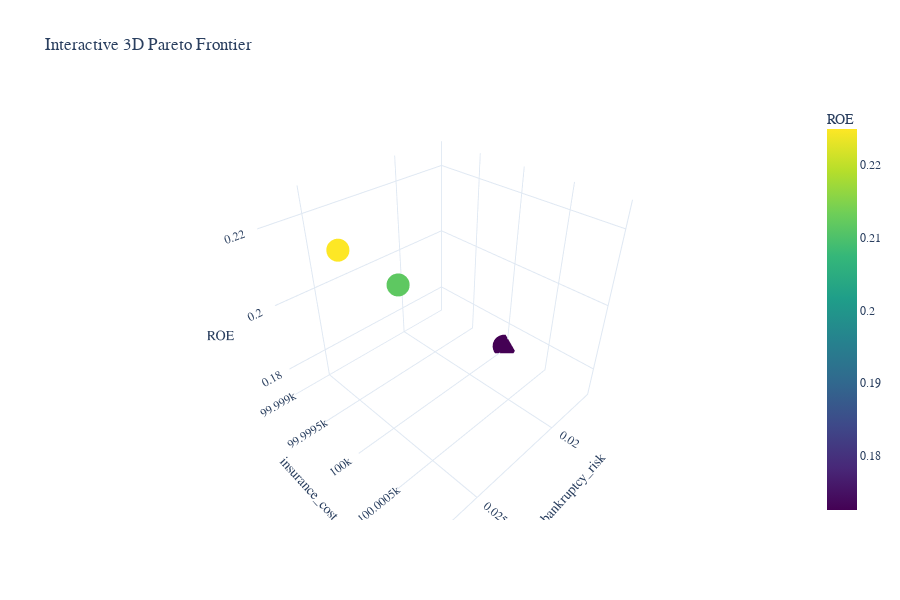

The cell this chart's notebook holds for it:
### Code cell
# Create interactive 3D visualization
interactive_fig = create_interactive_pareto_frontier(
    points_3d,
    ["bankruptcy_risk", "insurance_cost", "ROE"],
    title="Interactive 3D Pareto Frontier",
    height=600
)
interactive_fig.show()

### Figure 1 — Plotly figure (JSON) as saved in the notebook; plotly's stock layout.template omitted (floating-point values rounded to 4 significant figures)
{"data": [{"hovertemplate": "bankruptcy_risk: %{x:.3f}<br>insurance_cost: %{y:.3f}<br>ROE: %{z:.3f}<br>%{text}<extra></extra>", "marker": {"color": [0.225, 0.1725, 0.225, 0.225, 0.225, 0.225, 0.225, 0.225, 0.225, 0.225, 0.225, 0.225, 0.225, 0.225, 0.225, 0.225, 0.225, 0.225, 0.225, 0.1725, 0.225, 0.225, 0.225, 0.225, 0.225, 0.225, 0.225, 0.225, 0.1725, 0.225, 0.2117, 0.225, 0.225, 0.225, 0.225, 0.225, 0.225, 0.225, 0.1725, 0.225], "colorbar": {"title": {"text": "ROE"}}, "colorscale": [[0, "#440154"], [0.1111, "#482878"], [0.2222, "#3e4989"], [0.3333, "#31688e"], [0.4444, "#26828e"], [0.5556, "#1f9e89"], [0.6667, "#35b779"], [0.7778, "#6ece58"], [0.8889, "#b5de2b"], [1, "#fde725"]], "showscale": true, "size": 8}, "mode": "markers", "text": ["Point 0", "Point 1", "Point 2", "Point 3", "Point 4", "Point 5", "Point 6", "Point 7", "Point 8", "Point 9", "Point 10", "Point 11", "Point 12", "Point 13", "Point 14", "Point 15", "Point 16", "Point 17", "Point 18", "Point 19", "Point 20", "Point 21", "Point 22", "Point 23", "Point 24", "Point 25", "Point 26", "Point 27", "Point 28", "Point 29", "Point 30", "Point 31", "Point 32", "Point 33", "Point 34", "Point 35", "Point 36", "Point 37", "Point 38", "Point 39"], "type": "scatter3d", "x": [0.02667, 0.01733, 0.02667, 0.02667, 0.02667, 0.02667, 0.02667, 0.02667, 0.02667, 0.02667, 0.02667, 0.02667, 0.02667, 0.02667, 0.02667, 0.02667, 0.02667, 0.02667, 0.02667, 0.01733, 0.02667, 0.02667, 0.02667, 0.02667, 0.02667, 0.02667, 0.02667, 0.02667, 0.01733, 0.02667, 0.0243, 0.02667, 0.02667, 0.02667, 0.02667, 0.02667, 0.02667, 0.02667, 0.01733, 0.02667], "y": [100000, 100000, 100000, 100000, 100000, 100000, 100000, 100000, 100000, 100000, 100000, 100000, 100000, 100000, 100000, 100000, 100000, 100000, 100000, 100000, 100000, 100000, 100000, 100000, 100000, 100000, 100000, 100000, 100000, 100000, 100000, 100000, 100000, 100000, 100000, 100000, 100000, 100000, 100000, 100000], "z": [0.225, 0.1725, 0.225, 0.225, 0.225, 0.225, 0.225, 0.225, 0.225, 0.225, 0.225, 0.225, 0.225, 0.225, 0.225, 0.225, 0.225, 0.225, 0.225, 0.1725, 0.225, 0.225, 0.225, 0.225, 0.225, 0.225, 0.225, 0.225, 0.1725, 0.225, 0.2117, 0.225, 0.225, 0.225, 0.225, 0.225, 0.225, 0.225, 0.1725, 0.225]}], "layout": {"font": {"family": "Arial, sans-serif"}, "height": 600, "scene": {"xaxis": {"title": {"text": "bankruptcy_risk"}}, "yaxis": {"title": {"text": "insurance_cost"}}, "zaxis": {"title": {"text": "ROE"}}}, "title": {"text": "Interactive 3D Pareto Frontier"}}}
